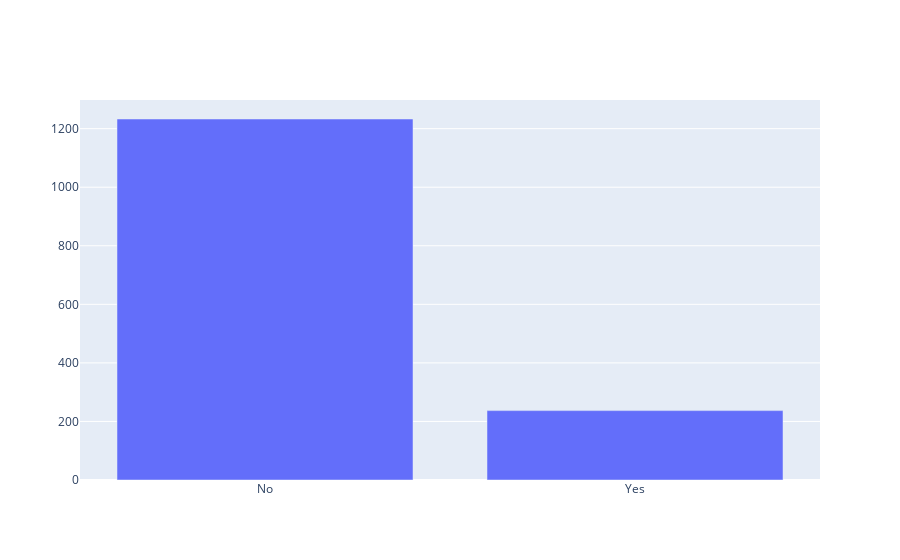

Notebook code for this chart:
### Code cell
data = [go.Bar(
            x=df["Attrition"].value_counts().index.values,
            y= df["Attrition"].value_counts().values
    )]

py.iplot(data, filename='basic-bar')

### Figure 1 — Plotly figure (JSON) as saved in the notebook; plotly's stock layout.template omitted (floating-point values rounded to 4 significant figures)
{"data": [{"type": "bar", "x": ["No", "Yes"], "y": [1233, 237]}], "layout": {}}
